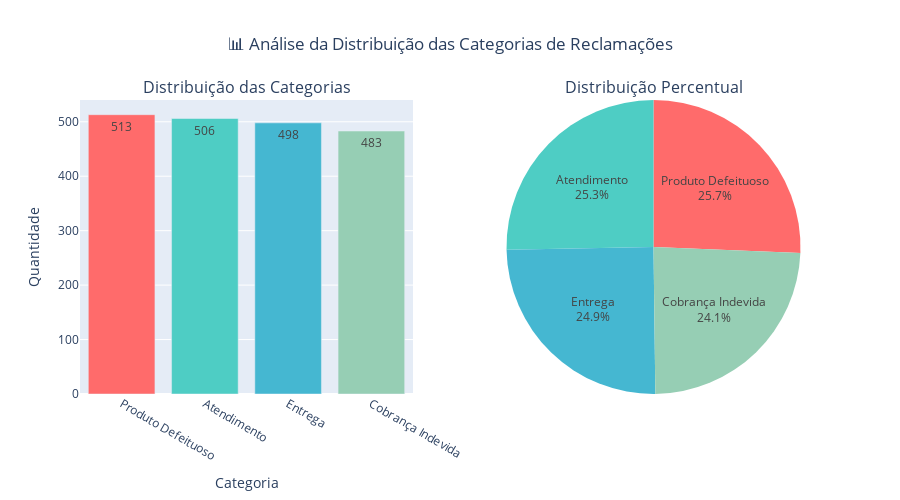

Write notebook code for a chart like this one.
### Code cell
# Visualização da distribuição das categorias
fig = make_subplots(
    rows=1, cols=2,
    subplot_titles=['Distribuição das Categorias', 'Distribuição Percentual'],
    specs=[[{'type': 'bar'}, {'type': 'pie'}]]
)

# Gráfico de barras
fig.add_trace(
    go.Bar(
        x=categoria_counts.index,
        y=categoria_counts.values,
        text=categoria_counts.values,
        textposition='auto',
        name='Quantidade',
        marker_color=['#FF6B6B', '#4ECDC4', '#45B7D1', '#96CEB4']
    ),
    row=1, col=1
)

# Gráfico de pizza
fig.add_trace(
    go.Pie(
        labels=categoria_counts.index,
        values=categoria_counts.values,
        textinfo='label+percent',
        marker_colors=['#FF6B6B', '#4ECDC4', '#45B7D1', '#96CEB4']
    ),
    row=1, col=2
)

fig.update_layout(
    title_text="📊 Análise da Distribuição das Categorias de Reclamações",
    title_x=0.5,
    height=500,
    showlegend=False
)

fig.update_xaxes(title_text="Categoria", row=1, col=1)
fig.update_yaxes(title_text="Quantidade", row=1, col=1)

fig.show()

# Salvando o gráfico
fig.write_html("/home/ubuntu/distribuicao_categorias.html")
print("💾 Gráfico salvo como 'distribuicao_categorias.html'")

### Figure 1 — Plotly figure (JSON) as saved in the notebook; plotly's stock layout.template omitted (floating-point values rounded to 4 significant figures)
{"data": [{"marker": {"color": ["#FF6B6B", "#4ECDC4", "#45B7D1", "#96CEB4"]}, "name": "Quantidade", "text": [513.0, 506.0, 498.0, 483.0], "textposition": "auto", "type": "bar", "x": ["Produto Defeituoso", "Atendimento", "Entrega", "Cobrança Indevida"], "xaxis": "x", "y": [513, 506, 498, 483], "yaxis": "y"}, {"domain": {"x": [0.55, 1], "y": [0, 1]}, "labels": ["Produto Defeituoso", "Atendimento", "Entrega", "Cobrança Indevida"], "marker": {"colors": ["#FF6B6B", "#4ECDC4", "#45B7D1", "#96CEB4"]}, "textinfo": "label+percent", "type": "pie", "values": [513, 506, 498, 483]}], "layout": {"annotations": [{"font": {"size": 16}, "showarrow": false, "text": "Distribuição das Categorias", "x": 0.225, "xanchor": "center", "xref": "paper", "y": 1, "yanchor": "bottom", "yref": "paper"}, {"font": {"size": 16}, "showarrow": false, "text": "Distribuição Percentual", "x": 0.775, "xanchor": "center", "xref": "paper", "y": 1, "yanchor": "bottom", "yref": "paper"}], "height": 500, "showlegend": false, "title": {"text": "📊 Análise da Distribuição das Categorias de Reclamações", "x": 0.5}, "xaxis": {"anchor": "y", "domain": [0, 0.45], "title": {"text": "Categoria"}}, "yaxis": {"anchor": "x", "domain": [0, 1], "title": {"text": "Quantidade"}}}}
